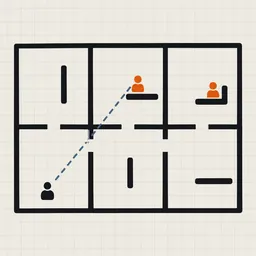
#> input picture img/mode-combat.webp, 256 x 256 px
$ python build_ogp.py
#> lines starting #> are read from the running program, lines starting #| are printed output that depends on the picture
"""Compose img/ogp.png (1200x630) for the R6S edition of ブラウザで動くエイム練習サイト / Browser Aim Trainer:
paper sheet on the slate board (this site's look), shared brand name, combat pictogram on the right.
Run: python tools/build_ogp.py"""
from pathlib import Path
from PIL import Image, ImageDraw, ImageFont

IMG = Path(__file__).resolve().parent.parent / "img"
W, H = 1200, 630
BOARD, PAPER, INK, INK2, ORANGE, TAPE = "#1d262d", "#f2efe6", "#1b1d1f", "#575c61", "#e8590c", (222, 203, 128)
card = Image.new("RGB", (W, H), BOARD)
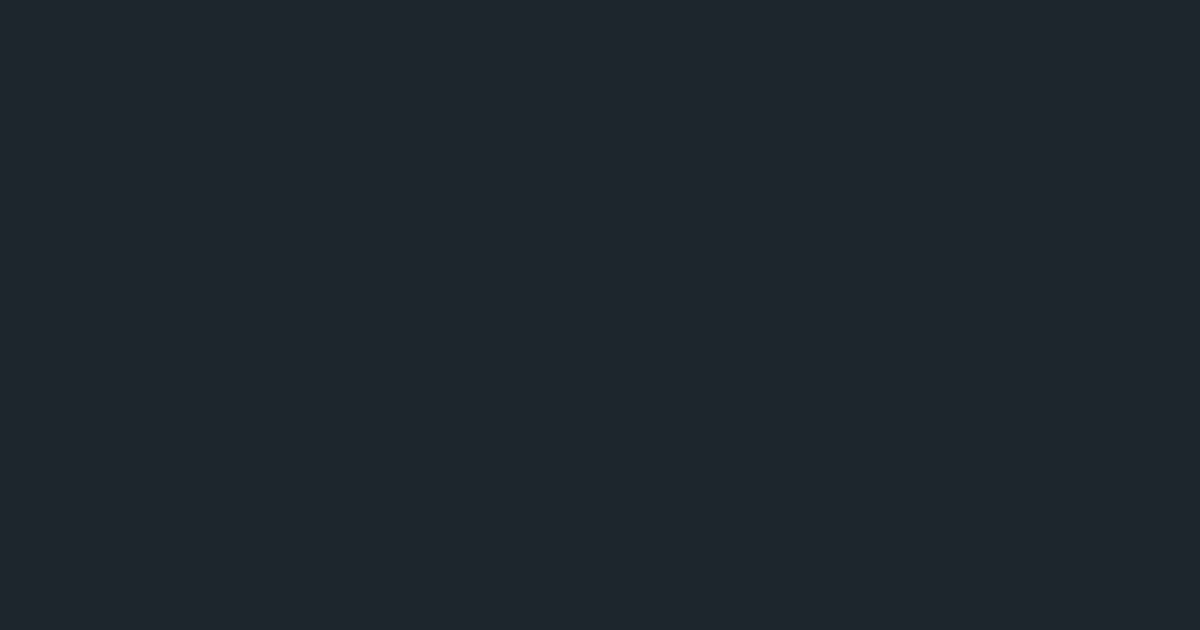
#> card: PIL image 1200x630 RGB; mean R, G, B 29, 38, 45
d = ImageDraw.Draw(card)
for x in range(0, W, 24):
    d.line([(x, 0), (x, H)], fill="#232d34" if x % 120 else "#2a353d")
for y in range(0, H, 24):
    d.line([(0, y), (W, y)], fill="#232d34" if y % 120 else "#2a353d")
d.rectangle([60, 70, 1140, 560], fill=PAPER)
tape = Image.new("RGBA", (150, 34), TAPE + (215,)).rotate(-4, expand=True)
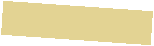
#> tape: PIL image 154x46 RGBA; mean R, G, B, A 159.9, 146.2, 92.2, 154.8; transparent parts drawn white
card.paste(tape, (520, 52), tape)
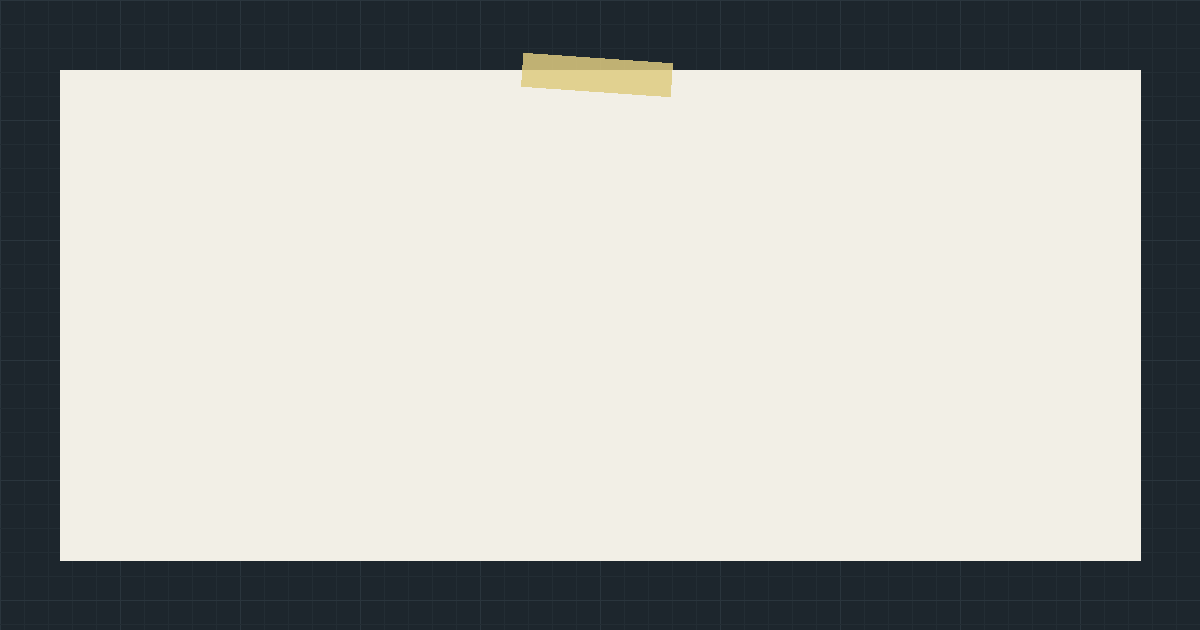
#> card: PIL image 1200x630 RGB; mean R, G, B 179, 179.5, 174.9
pic = Image.open(IMG / "mode-combat.webp").convert("RGB").resize((320, 320), Image.LANCZOS)
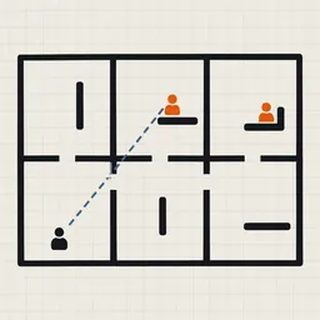
#> pic: PIL image 320x320 RGB; mean R, G, B 211.9, 209, 202
card.paste(pic, (790, 160))
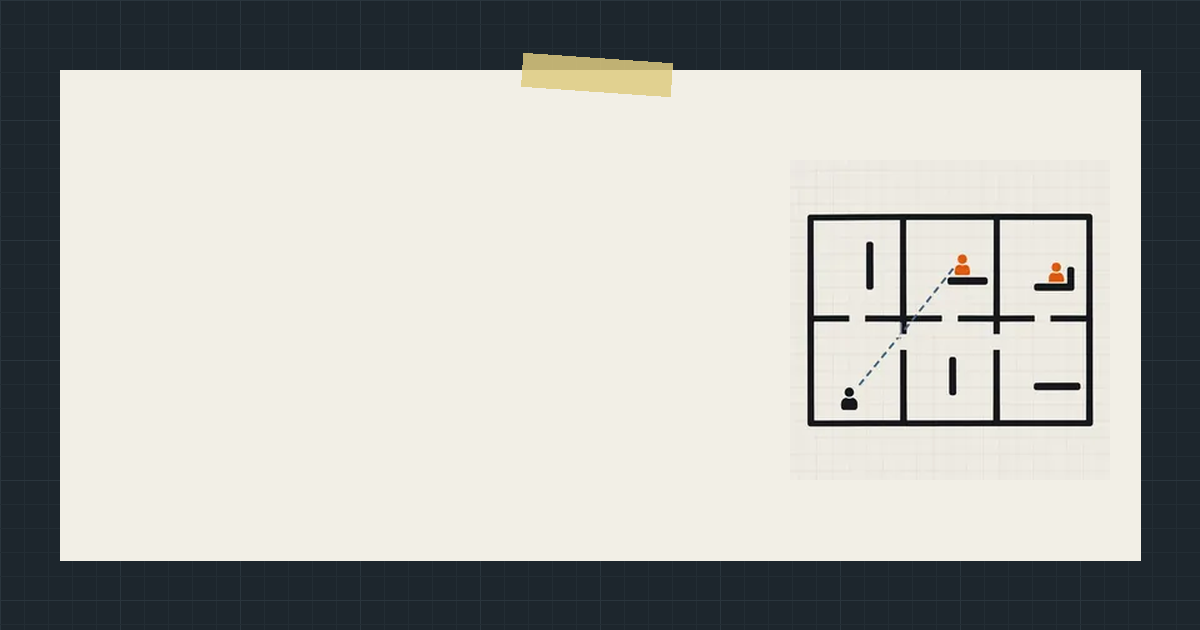
#> card: PIL image 1200x630 RGB; mean R, G, B 175, 175.5, 171.1
F = "C:/Windows/Fonts/"
mono = ImageFont.truetype(F + "consola.ttf", 20)
brand = ImageFont.truetype(F + "YuGothB.ttc", 42)
#> (the run stopped early here; a loop or call above may not have finished)

$ run again, with img/guide-ads.webp copied over img/mode-combat.webp
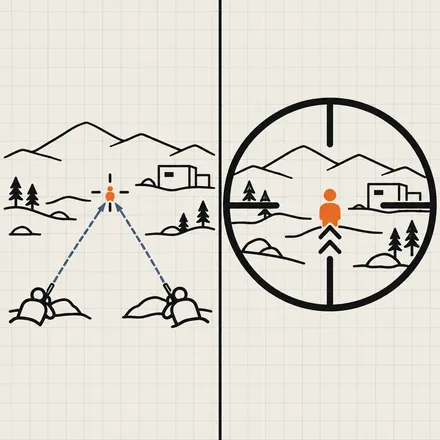
#> input picture img/guide-ads.webp, 440 x 440 px
#> `pic = Image.open(IMG / "mode-combat.webp").convert("RGB").resize((320,..`:
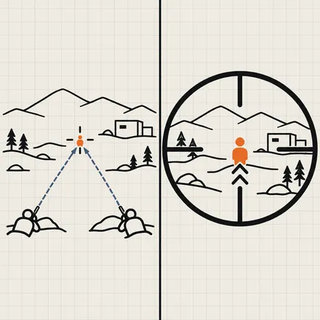
#> pic: PIL image 320x320 RGB; mean R, G, B 220.9, 217.8, 210.1
#> `card.paste(pic, (790, 160))`:
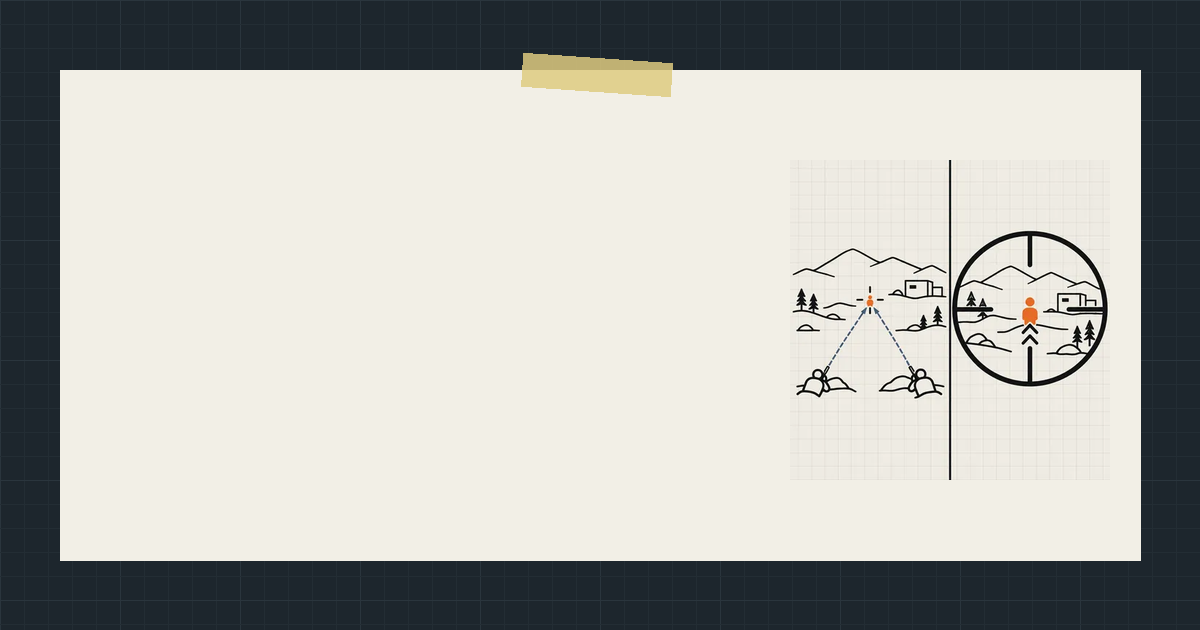
#> card: PIL image 1200x630 RGB; mean R, G, B 176.2, 176.7, 172.2

$ run again, with img/guide-peek.webp copied over img/mode-combat.webp
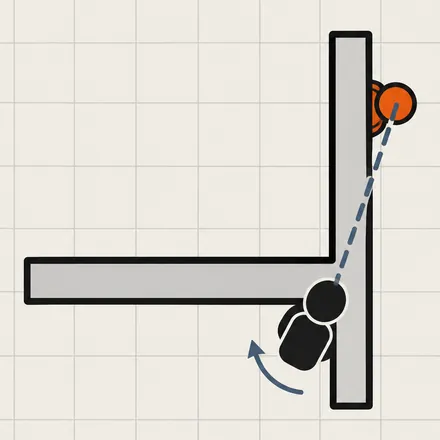
#> input picture img/guide-peek.webp, 440 x 440 px
#> `pic = Image.open(IMG / "mode-combat.webp").convert("RGB").resize((320,..`:
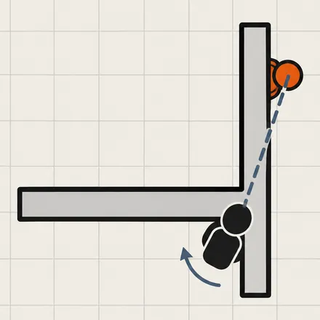
#> pic: PIL image 320x320 RGB; mean R, G, B 218.4, 214.8, 207.7
#> `card.paste(pic, (790, 160))`:
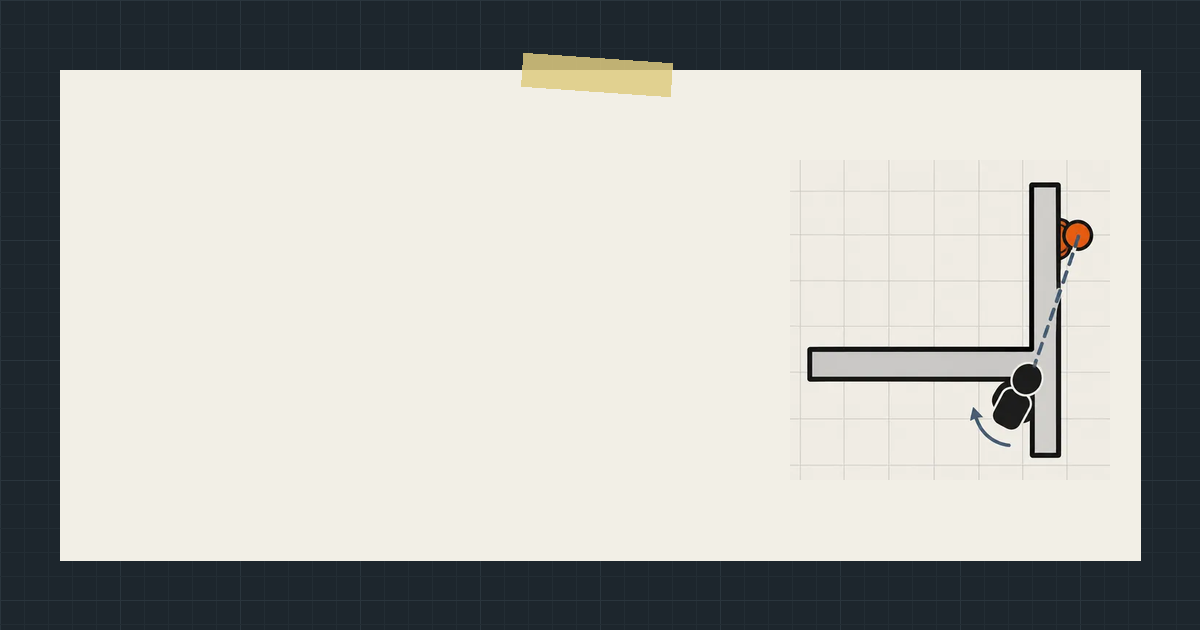
#> card: PIL image 1200x630 RGB; mean R, G, B 175.8, 176.3, 171.9
